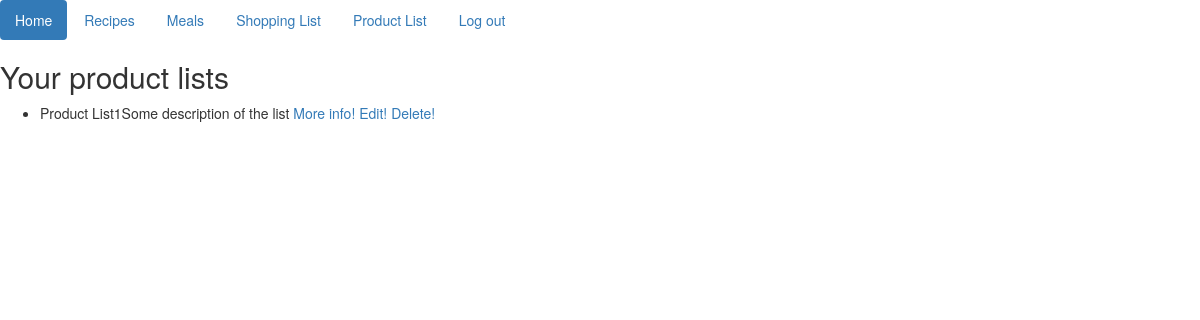
The app's page /product_lists/ (signed in), older data.
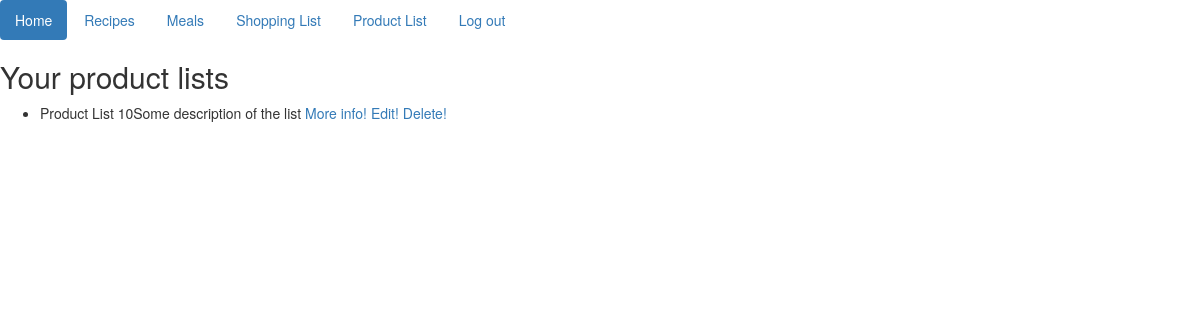
The same page, newer data.
### recipe/models.py (models this page shows)
class ProductList(models.Model):
    name = models.CharField(max_length=200)
    user = models.ForeignKey(User, on_delete=models.CASCADE)
    description = models.CharField(max_length=200)
    items = models.ManyToManyField(Ingredient)
    class Meta:
        ordering = ["-id"]
    def __str__(self):
        return self.name + self.description

### website/views.py (the view)
# urls.py: url(r'^product_lists/', ShowProductLists.as_view()),
class ShowProductLists(ListView):
    context_object_name = 'product_list'
    queryset = ProductList.objects.all()
    def get_context_data(self, **kwargs):
        queryset = ProductList.objects.filter(user=self.request.user)
        context = {
            'paginator': None,
            'page_obj': None,
            'is_paginated': False,
            'object_list': queryset,
        }
        context.update(kwargs)
        return context

### templates/recipe/productlist_list.html
{% extends "index.html" %}
{% block content %}
    <h2>Your product lists</h2>
    <ul>
        {% for product_list in object_list %}
            <li>{{ product_list }} <a href="/product_list/{{ product_list.id }}">More info!</a> <a
                    href="/edit_product_list/{{ product_list.id }}">Edit!</a> <a
                    href="/delete_product_list/{{ product_list.id }}">Delete!</a>
            </li>
        {% endfor %}
    </ul>
{% endblock %}

Row changes from the older to the newer data that the page shows:
changed ProductList: name+description "Product List1Some description of the list" → "Product List 10Some description of the list"
